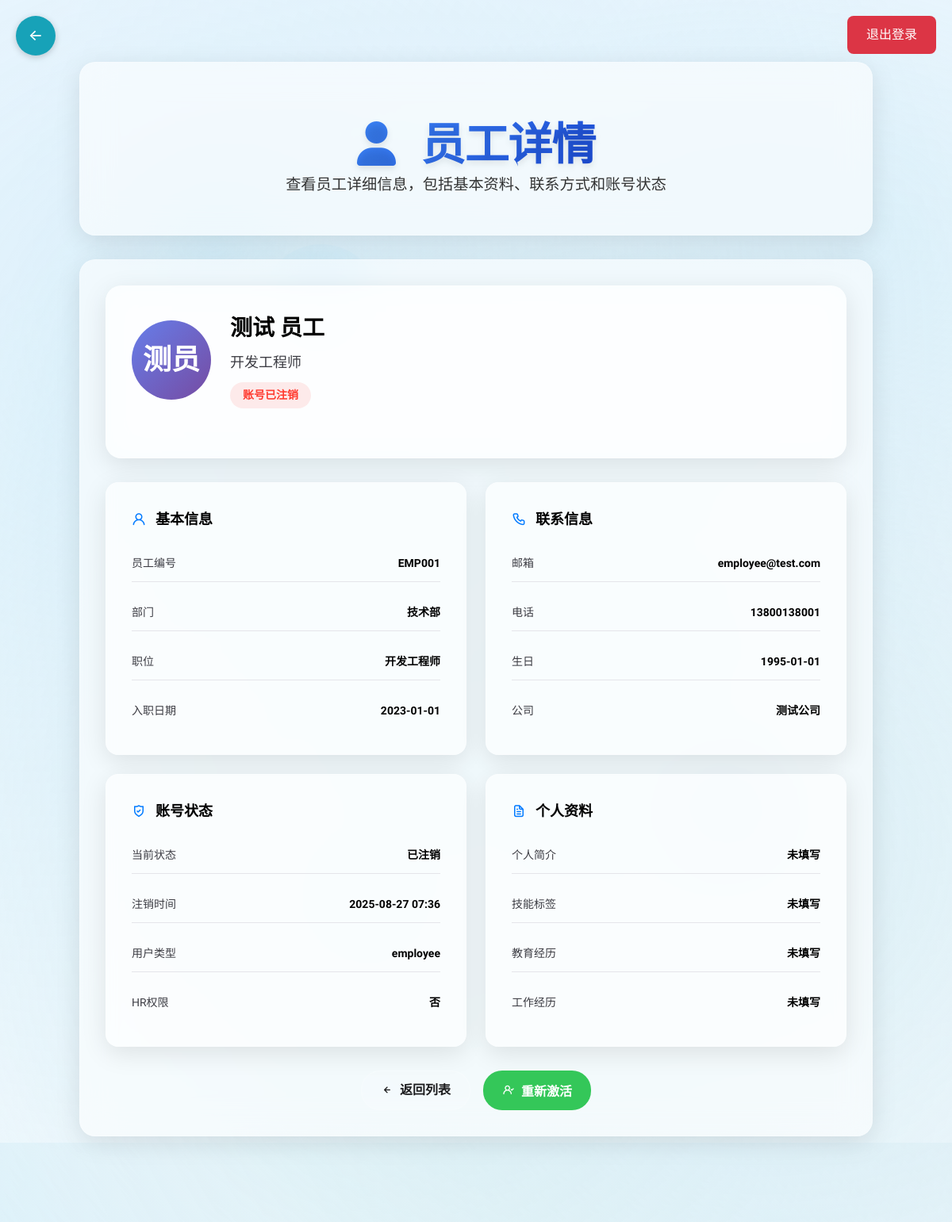
/talent/hr_admin/employee-management/employee/2 (signed in), run on the app's committed database.
### app/models.py (models this page shows, shortened)
    class UserMixin:
        pass  # Flask-Login 方法将在User模型中实现

class User(UserMixin, db.Model):
    id = db.Column(db.Integer, primary_key=True)
    first_name = db.Column(db.String(100), nullable=False)
    last_name = db.Column(db.String(100), nullable=False)
    company_name = db.Column(db.String(100), nullable=False)
    position = db.Column(db.String(100))  # 可选职位字段
    email = db.Column(db.String(120), unique=True, nullable=False)
    phone_number = db.Column(db.String(15), nullable=False)
    birthday = db.Column(db.String(10), nullable=False)
    password = db.Column(db.String(60), nullable=False)
    cv_file = db.Column(db.String(120))
    profile_photo = db.Column(db.String(120))
    cv_data = db.Column(db.LargeBinary)  # 可选的简历二进制
    is_hr = db.Column(db.Boolean, default=False)  # HR标识
    user_type = db.Column(db.String(20), default='candidate')  # candidate, employee, supervisor, executive
    department = db.Column(db.String(100))  # 部门
    employee_id = db.Column(db.String(50), unique=True)  # 员工编号
    supervisor_id = db.Column(db.Integer, db.ForeignKey('user.id'))  # 主管ID
    hire_date = db.Column(db.Date)  # 入职日期
    bio = db.Column(db.Text)  # 个人简介
    skills = db.Column(db.Text)  # 技能标签（JSON格式存储）
    education = db.Column(db.Text)  # 教育经历
    experience = db.Column(db.Text)  # 工作经历
    is_active = db.Column(db.Boolean, default=True)  # 账号是否活跃
    deactivated_at = db.Column(db.DateTime)  # 注销时间
    deactivated_by = db.Column(db.Integer, db.ForeignKey('user.id'))  # 注销操作人ID

### talent_management_system/hr_admin_module/employee_management.py (the view)
@employee_management_bp.route('/employee/<int:employee_id>')
def employee_detail(employee_id):
    if 'user_id' not in session or session.get('user_type') != 'executive':
        flash('请先登录高管账户。', 'danger')
        return redirect(url_for('talent_management.executive_auth.executive_auth'))
    executive = User.query.get(session['user_id'])
    if not executive or executive.user_type != 'executive':
        flash('权限不足。', 'danger')
        return redirect(url_for('talent_management.executive_auth.executive_auth'))
    employee = User.query.get(employee_id)
    if not employee:
        flash('员工不存在。', 'danger')
        return redirect(url_for('talent_management.hr_admin.employee_management.employee_list'))
    if employee.supervisor_id != executive.id:
        flash('您没有权限查看该员工信息。', 'danger')
        return redirect(url_for('talent_management.hr_admin.employee_management.employee_list'))
    return render_template('talent_management/hr_admin/employee_detail.html',
                         user=executive, employee=employee)

### app/templates/talent_management/hr_admin/employee_detail.html (shortened to what this page needs)
<!DOCTYPE html>
<html lang="zh-CN">
<head>
    <link rel="stylesheet" href="https://unicons.iconscout.com/release/v4.0.0/css/line.css">
    <link href="https://cdnjs.cloudflare.com/ajax/libs/font-awesome/6.0.0/css/all.min.css" rel="stylesheet">
</head>
<body>
    <div class="executive-parallax-bg">
        <div class="blue-orb-1"></div>
        <div class="blue-orb-2"></div>
        <div class="blue-orb-3"></div>
        <div class="blue-wave"></div>
    </div>
    <div class="background-overlay"></div>
    <div class="app">
        <a href="{{ url_for('talent_management.hr_admin.employee_management.employee_list') }}" class="back-btn">←</a>
        <a href="{{ url_for('talent_management.executive_auth.executive_logout') }}" class="logout-btn">退出登录</a>
        <main class="main">
            <div class="executive-scroll-container">
                <div class="executive-section">
                    <div class="executive-container">
                        <h1 class="executive-title executive-fade-in">
                            <i class="fas fa-user" style="margin-right: 20px; color: #DC2626;"></i>
                            员工详情
                        </h1>
                        <p class="executive-subtitle executive-fade-in">查看员工详细信息，包括基本资料、联系方式和账号状态</p>
                    </div>
                    <div class="executive-container">
                <div class="employee-profile executive-fade-in">
                    <div class="profile-header">
                        <div class="profile-avatar">
                            {{ employee.first_name[0] }}{{ employee.last_name[0] }}
                        </div>
                        <div class="profile-info">
                            <h1>{{ employee.first_name }} {{ employee.last_name }}</h1>
                            <div class="position">{{ employee.position }}</div>
                            <span class="status-badge {% if employee.is_active %}status-active{% else %}status-inactive{% endif %}">
                                {% if employee.is_active %}账号活跃{% else %}账号已注销{% endif %}
                            </span>
                        </div>
                    </div>
                </div>
                <div class="info-grid executive-fade-in-up">
                    <div class="info-section">
                        <h3><i class="uil uil-user"></i>基本信息</h3>
                        <div class="info-row">
                            <span class="info-label">员工编号</span>
                            <span class="info-value">{{ employee.employee_id }}</span>
                        </div>
                        <div class="info-row">
                            <span class="info-label">部门</span>
                            <span class="info-value">{{ employee.department }}</span>
                        </div>
                        <div class="info-row">
                            <span class="info-label">职位</span>
                            <span class="info-value">{{ employee.position }}</span>
                        </div>
                        <div class="info-row">
                            <span class="info-label">入职日期</span>
                            <span class="info-value">{{ employee.hire_date.strftime('%Y-%m-%d') if employee.hire_date else '未设置' }}</span>
                        </div>
                    </div>
                    <div class="info-section">
                        <h3><i class="uil uil-phone"></i>联系信息</h3>
                        <div class="info-row">
                            <span class="info-label">邮箱</span>
                            <span class="info-value">{{ employee.email }}</span>
                        </div>
                        <div class="info-row">
                            <span class="info-label">电话</span>
                            <span class="info-value">{{ employee.phone_number }}</span>
                        </div>
                        <div class="info-row">
                            <span class="info-label">生日</span>
                            <span class="info-value">{{ employee.birthday }}</span>
                        </div>
                        <div class="info-row">
                            <span class="info-label">公司</span>
                            <span class="info-value">{{ employee.company_name }}</span>
                        </div>
                    </div>
                    <div class="info-section">
                        <h3><i class="uil uil-shield-check"></i>账号状态</h3>
                        <div class="info-row">
                            <span class="info-label">当前状态</span>
                            <span class="info-value">
                                {% if employee.is_active %}活跃{% else %}已注销{% endif %}
                            </span>
                        </div>
                        {% if not employee.is_active and employee.deactivated_at %}
                        <div class="info-row">
                            <span class="info-label">注销时间</span>
                            <span class="info-value">{{ employee.deactivated_at.strftime('%Y-%m-%d %H:%M') }}</span>
                        </div>
                        {% endif %}
                        <div class="info-row">
                            <span class="info-label">用户类型</span>
                            <span class="info-value">{{ employee.user_type }}</span>
                        </div>
                        <div class="info-row">
                            <span class="info-label">HR权限</span>
                            <span class="info-value">{{ '是' if employee.is_hr else '否' }}</span>
                        </div>
                    </div>
                    <div class="info-section">
                        <h3><i class="uil uil-file-alt"></i>个人资料</h3>
                        <div class="info-row">
                            <span class="info-label">个人简介</span>
                            <span class="info-value">{{ employee.bio if employee.bio else '未填写' }}</span>
                        </div>
                        <div class="info-row">
                            <span class="info-label">技能标签</span>
                            <span class="info-value">{{ employee.skills if employee.skills else '未填写' }}</span>
                        </div>
                        <div class="info-row">
                            <span class="info-label">教育经历</span>
                            <span class="info-value">{{ employee.education if employee.education else '未填写' }}</span>
                        </div>
                        <div class="info-row">
                            <span class="info-label">工作经历</span>
                            <span class="info-value">{{ employee.experience if employee.experience else '未填写' }}</span>
                        </div>
                    </div>
                </div>
                <div class="action-buttons executive-fade-in-up">
                    <a href="{{ url_for('talent_management.hr_admin.employee_management.employee_list') }}" class="btn-secondary">
                        <i class="uil uil-arrow-left"></i>返回列表
                    </a>
                    {% if employee.is_active %}
                    <button class="btn-danger" onclick="confirmDeactivate()">
                        <i class="uil uil-user-times"></i>注销账号
                    </button>
                    {% else %}
                    <button class="btn-success" onclick="reactivateEmployee()">
                        <i class="uil uil-user-check"></i>重新激活
                    </button>
                    {% endif %}
                </div>
            </div>
        </main>
    </div>
</body>
</html>

### data on the page
User: first_name "测", last_name "员", first_name "测试", last_name "员工", position "开发工程师", employee_id "EMP001", department "技术部", hire_date "2023-01-01", email "employee@test.com", phone_number "13800138001", birthday "1995-01-01", company_name "测试公司", deactivated_at "2025-08-27 07:36", user_type "employee", is_hr "否", bio "未填写", skills "未填写", education "未填写", experience "未填写"
